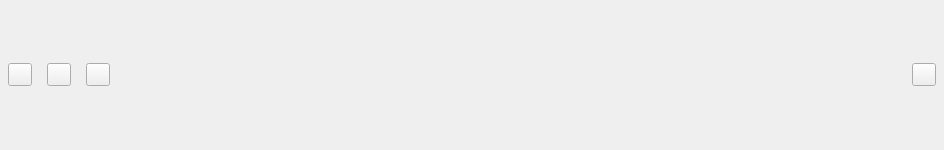
<?xml version="1.0" encoding="UTF-8"?>
<ui version="4.0">
 <class>Form</class>
 <widget class="QWidget" name="Form">
  <property name="geometry">
   <rect>
    <x>0</x>
    <y>0</y>
    <width>944</width>
    <height>150</height>
   </rect>
  </property>
  <property name="windowTitle">
   <string>Form</string>
  </property>
  <layout class="QHBoxLayout" name="horizontalLayout_2">
   <property name="spacing">
    <number>15</number>
   </property>
   <property name="leftMargin">
    <number>8</number>
   </property>
   <property name="topMargin">
    <number>8</number>
   </property>
   <property name="rightMargin">
    <number>8</number>
   </property>
   <property name="bottomMargin">
    <number>8</number>
   </property>
   <item>
    <layout class="QHBoxLayout" name="horizontalLayout">
     <item>
      <widget class="QToolButton" name="new_2">
       <property name="cursor">
        <cursorShape>PointingHandCursor</cursorShape>
       </property>
       <property name="text">
        <string/>
       </property>
      </widget>
     </item>
     <item>
      <widget class="QToolButton" name="startAll">
       <property name="cursor">
        <cursorShape>PointingHandCursor</cursorShape>
       </property>
       <property name="text">
        <string/>
       </property>
      </widget>
     </item>
     <item>
      <widget class="QToolButton" name="pauseAll">
       <property name="cursor">
        <cursorShape>PointingHandCursor</cursorShape>
       </property>
       <property name="text">
        <string/>
       </property>
      </widget>
     </item>
     <item>
      <spacer name="horizontalSpacer">
       <property name="orientation">
        <enum>Qt::Horizontal</enum>
       </property>
       <property name="sizeHint" stdset="0">
        <size>
         <width>40</width>
         <height>20</height>
        </size>
       </property>
      </spacer>
     </item>
     <item>
      <widget class="QLabel" name="userName">
       <property name="text">
        <string/>
       </property>
      </widget>
     </item>
     <item>
      <widget class="QToolButton" name="menu">
       <property name="cursor">
        <cursorShape>PointingHandCursor</cursorShape>
       </property>
       <property name="text">
        <string/>
       </property>
      </widget>
     </item>
    </layout>
   </item>
  </layout>
 </widget>
 <resources/>
 <connections/>
</ui>
